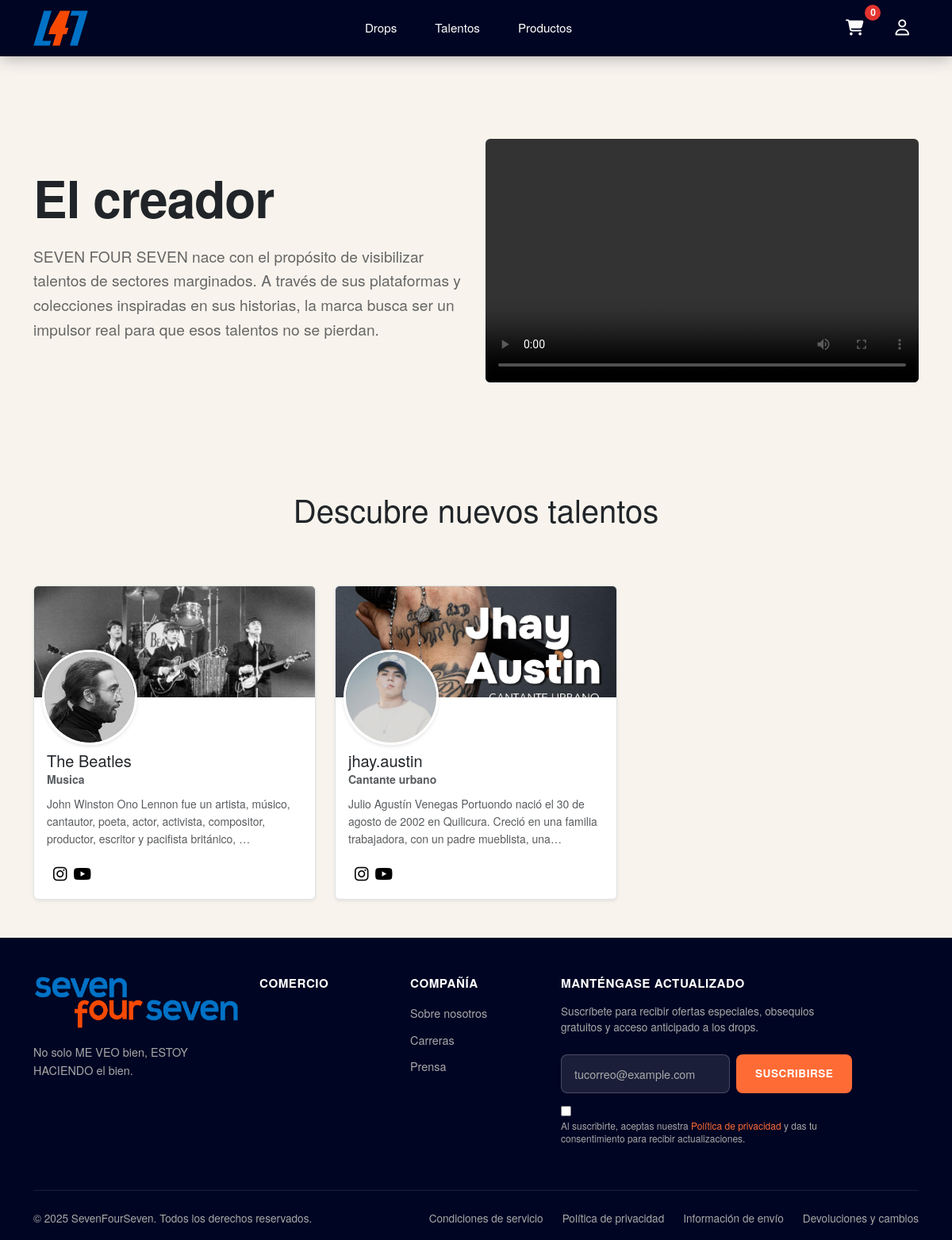
/talent/, run on the app's committed database.
### apps/talent/models.py (models this page shows, shortened)
class Talent(models.Model):
    full_name = models.CharField(max_length=100)
    brand_name = models.CharField(max_length=100, blank=True)
    location = models.CharField(max_length=100)
    specialty = models.CharField(max_length=100)
    biography = models.TextField()
    contact_email = models.EmailField(blank=True)
    phone_number = models.CharField(max_length=20, blank=True)
    profile_image = models.ImageField(upload_to='talents/profile/')
    cover_image = models.ImageField(upload_to='talents/cover/', blank=True)
    video_url = models.URLField(blank=True, help_text="Video de presentación/documental")
    is_verified = models.BooleanField(default=False)
    created_at = models.DateTimeField(auto_now_add=True)
    updated_at = models.DateTimeField(auto_now=True)
    class Meta:
        ordering = ['-is_verified', '-created_at']

class TalentSocialLink(models.Model):
    PLATFORM_CHOICES = [
        ('instagram', 'Instagram'),
        ('twitter', 'Twitter'),
        ('linkedin', 'LinkedIn'),
        ('website', 'Website'),
        ('facebook', 'Facebook'),
        ('youtube', 'YouTube'),
        ('tiktok', 'TikTok'),
        ('otro', 'Otro'),
    ]
    talent = models.ForeignKey(Talent, on_delete=models.CASCADE, related_name='social_links')
    platform = models.CharField(max_length=20, choices=PLATFORM_CHOICES)
    url = models.URLField()

### apps/talent/views.py (the view)
# urls.py: path('', views.designers, name='designers' ),
def designers(request):
    designers = Talent.objects.all()
    data = {
        'designers' :designers
    }
    return render(request,'designers.html', data)

### apps/talent/templates/designers.html (shortened to what this page needs)
{% extends "base.html" %}
{% load static %}
{% block css %}
<link rel="stylesheet" href="{% static 'talent/css/style.css' %}">
<link rel="stylesheet" href="{% static 'talent/css/talents.css' %}">
{% endblock css %}
{% block content %}
{% include 'includes/talents/talents_title.html' %}
{% include 'includes/talents/talents_all.html' %}
{% endblock %}

### templates/base.html (shortened to what this page needs)
{% load static %}
<!DOCTYPE html>
<html lang="es">
<head>
    <link href="https://cdn.jsdelivr.net/npm/bootstrap@5.3.0/dist/css/bootstrap.min.css" rel="stylesheet">
    <link rel="stylesheet" href="https://cdnjs.cloudflare.com/ajax/libs/font-awesome/6.4.0/css/all.min.css">
    <link rel="stylesheet" href="{% static 'css/styles.css' %}">
    {% block css %} {% endblock css %}
</head>
<body>
    {% include 'header.html' %}
    {% block content %}
    {% endblock %}
    {% include 'footer.html' %}
</body>
</html>

### templates/header.html (shortened to what this page needs)
{% load static %}
<nav class="navbar navbar-expand-lg custom-header p-2">
    <div class="container">
        <a class="navbar-brand" href="{% url 'home:home' %}">
            <img src="{% static 'img/sfs-short-logo.png' %}" alt="L41 Logo" id="logoImg">
        </a>
        <div class="collapse navbar-collapse" id="navbarNav">
            <ul class="navbar-nav mx-auto">
                <li class="nav-item">
                    <a class="nav-link" href="{% url 'drop:drops' %}">Drops</a>
                </li>
                <li class="nav-item">
                    <a class="nav-link" href="{% url 'designers:designers' %}">Talentos</a>
                </li>
                <li class="nav-item">
                    <a class="nav-link" href="{% url 'products:products' %}">Productos</a>
                </li>
            </ul>
            <div class="header-actions">
                <button class="cart-btn position-relative" onclick="window.location.href='/cart/'">
                    <i class="fas fa-shopping-cart"></i>
                    <span id="cart-count" class="cart-badge">
                        {{ cart.items.count|default:"0" }}
                    </span>
                </button>
                {% if user.is_authenticated %}
                <div class="dropdown user-dropdown">
                    <button class="dropdown-toggle" type="button" data-bs-toggle="dropdown">
                        <i class="bi bi-person-circle"></i>
                        <span>{{user.username}}</span>
                    </button>
                    <ul class="dropdown-menu dropdown-menu-end">
                        {% if user.is_superuser%}
                        <li>
                            <a class="dropdown-item" href="{% url 'adminpanel:dashboard' %}">
                                <i class="fa-regular fa-user "></i>Administrador
                            </a>
                        </li>
                        {% endif %}
                        <li>
                            <a class="dropdown-item" href="#profile">
                                <i class="fa-regular fa-user "></i>Mi Perfil
                            </a>
                        </li>
                        <li>
                            <a class="dropdown-item" href="#settings">
                                <i class="fa-solid fa-gear"></i>Configuración
                            </a>
                        </li>
                        <li>
                            <a class="dropdown-item" href="{% url 'orders:mis_pedidos' %}">
                                <i class="fa-solid fa-dolly"></i>Mis Pedidos
                            </a>
                        </li>
                        <li>
                            <hr class="dropdown-divider">
                        </li>
                        <li>
                            <form method="POST" action="{% url 'logout' %}">
                                {% csrf_token %}
                                <button type="submit" class="dropdown-item"><i
                                        class="fa-solid fa-arrow-right-from-bracket"></i>Cerrar sesión</button>
                            </form>
                        </li>
                    </ul>
                </div>
                {% else %}
                <a href="{% url 'user:login' %}" class="cart-btn">
                    <i class="fa-regular fa-user "></i>
                </a>
                {% endif %}
            </div>
        </div>
    </div>
</nav>

### apps/talent/templates/includes/talents/talents_title.html (shortened to what this page needs)
{% load static %}
<section class="designers-hero mt-4">
    <div class="container">
        <div class="row align-items-center">
            <div class="col-md-6">
                <h1 class="display-3">El creador</h1>
                <p class="lead"><strong>SEVEN FOUR SEVEN</strong> nace con el propósito de visibilizar talentos de
                    sectores marginados. A través de sus plataformas y colecciones
                    inspiradas en sus historias, la marca busca ser un <strong>impulsor real</strong> para
                    que esos talentos no se pierdan.</p>
            </div>
            <div class="col-md-6">
                <div class="ratio ratio-16x9">
                    <video controls class="rounded">
                        <source src="{% static 'talent/video/seven_four _seven_2.mp4' %}" type="video/mp4">
                    </video>
                </div>
            </div>
        </div>
    </div>
</section>

### apps/talent/templates/includes/talents/talents_all.html (shortened to what this page needs)
{% load static %}
<section class="designers-grid py-5">
    <div class="container">
        <div class="row mb-5">
            <div class="col-12">
                <p class="fs-1 text-center">Descubre nuevos talentos</p>
            </div>
        </div>
        <div class="row g-4">
            {% for talent in designers %}
            <div class="col-md-6 col-lg-4">
                <a href="{% url 'designers:detail' talent.id %}" class="text-decoration-none text-dark d-block">
                    <div class="talent-card bg-white border rounded shadow-sm overflow-hidden hover-card">
                        <div class="cover-wrapper position-relative">
                            <img src="{{ talent.cover_image.url }}" alt="{{ talent.user.first_name }}"
                                class="w-100 cover-img">
                        </div>
                        <div class="text-left position-relative" style="margin-top: -60px; margin-left: 10px;">
                            <img src="{{ talent.profile_image.url }}" alt="{{ talent.full_name }}"
                                class="profile-img rounded-circle">
                        </div>
                        <div class="p-3 pt-2 ">
                            <h5 class="mb-0">{{ talent.brand_name }}</h5>
                            <small class="text-muted d-block mb-2"><strong>{{ talent.specialty }}</strong></small>
                            <p class="text-muted small mb-3">{{ talent.biography|truncatechars:140 }}</p>
                            <div class="d-flex justify-content-left gap-2 fs-5">
                                {% for link in talent.social_links.all %}
                                {% if link.platform == 'instagram' %}
                                <a href="{{ link.url }}" target="_blank" class="text-black">
                                    <i class="fab fa-instagram"></i>
                                </a>
                                {% endif %}
                                {% if link.platform == 'youtube' %}
                                <a href="{{ link.url }}" class="text-black" target="_blank">
                                    <i class="fab fa-youtube"></i>
                                </a>
                                {% endif %}
                                {% endfor %}
                            </div>
                        </div>
                    </div>
                </a>
            </div>
            {% endfor %}
        </div>
    </div>
</section>

### templates/footer.html (shortened to what this page needs)
{% load static %}
<footer class="custom-footer">
    <div class="container">
        <div class="row">
            <div class="col-lg-3 col-md-6 mb-4">
                <div class="footer-logo">
                    <img src="{% static 'img/sfs-logo.png' %}" alt="L41 Logo" class="img-fluid">
                </div>
                <p class="footer-tagline">
                    No solo ME VEO bien, ESTOY HACIENDO el bien.
                </p>
            </div>
            <div class="col-lg-2 col-md-6 mb-4">
                <div class="footer-section">
                    <h6>Comercio</h6>
                </div>
            </div>
            <div class="col-lg-2 col-md-6 mb-4">
                <div class="footer-section">
                    <h6>Compañía</h6>
                    <ul class="footer-links">
                        <li><a href="#about">Sobre nosotros</a></li>
                        <li><a href="#careers">Carreras</a></li>
                        <li><a href="#press">Prensa</a></li>
                    </ul>
                </div>
            </div>
            <div class="col-lg-5 col-md-6 mb-4">
                <div class="footer-section newsletter-section">
                    <h6>Manténgase Actualizado</h6>
                    <p class="newsletter-description">
                        Suscríbete para recibir ofertas especiales, obsequios gratuitos y acceso anticipado a los drops.
                    </p>
                    <form class="newsletter-form" onsubmit="handleNewsletterSubmit(event)">
                        <input type="email" class="newsletter-input" placeholder="tucorreo@example.com" required
                            id="newsletterEmail">
                        <button type="submit" class="newsletter-btn">
                            Suscribirse
                        </button>
                    </form>
                    <div class="privacy-text">
                        <input type="checkbox" id="privacyCheck" class="me-2" required>
                        <label for="privacyCheck">
                            Al suscribirte, aceptas nuestra <a href="#privacy">Política de privacidad</a> y das tu
                            consentimiento para recibir actualizaciones.
                        </label>
                    </div>
                </div>
            </div>
        </div>
        <div class="footer-bottom">
            <div class="footer-bottom-content">
                <p class="copyright">
                    © 2025 SevenFourSeven. Todos los derechos reservados.
                </p>
                <div class="footer-legal">
                    <a href="#terms">Condiciones de servicio</a>
                    <a href="#privacy">Política de privacidad</a>
                    <a href="#shipping">Información de envío</a>
                    <a href="#returns">Devoluciones y cambios</a>
                </div>
            </div>
        </div>
    </div>
</footer>

### data on the page
Talent: cover_image (picture), profile_image (picture), brand_name "The Beatles", specialty "Musica", biography "John Winston Ono Lennon fue un artista, músico, cantautor, poeta, actor, activista, compositor, productor, escritor y pacifista británico, …"
Talent: cover_image (picture), profile_image (picture), brand_name "jhay.austin", specialty "Cantante urbano", biography "Julio Agustín Venegas Portuondo nació el 30 de agosto de 2002 en Quilicura. Creció en una familia trabajadora, con un padre mueblista, una…"

### other printed values
{{ cart.items.count|default:"0" }} "0"
